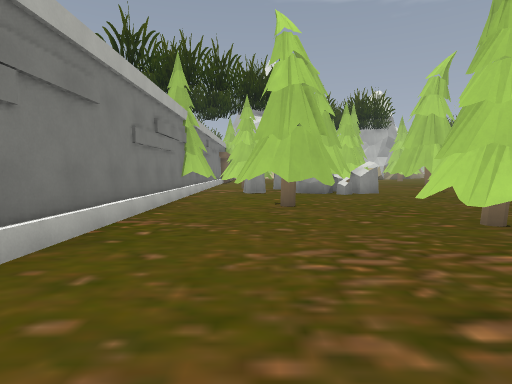
[1] (above)

24 first-person views from a walk through a Godot game level. The camera is 1.4 m above the floor, tilts 4° down and sees 80° across. The floor is counted in squares, 2 m on a side. Each view is taken from the middle of a square. On the plan, view 1 faces up. The plan holds only what a view shows up to about 10 squares ahead; the rest is blank. The place goes on beyond the plan.

[2]
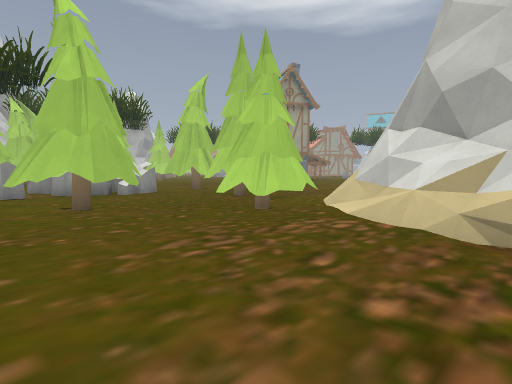

[3]
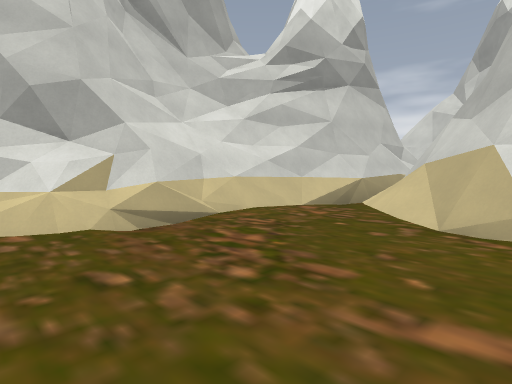

[4]
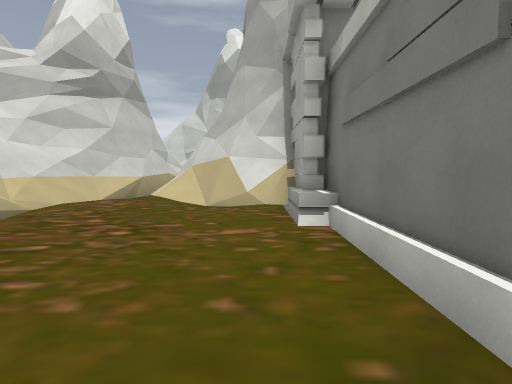

[5]
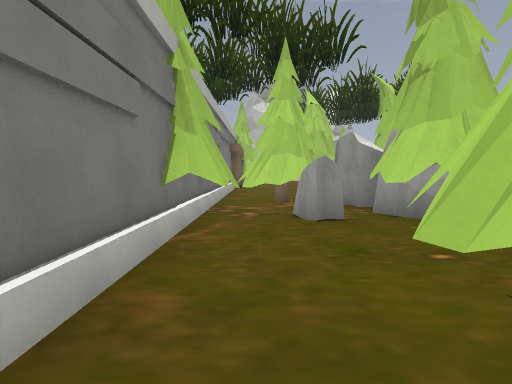

[6]
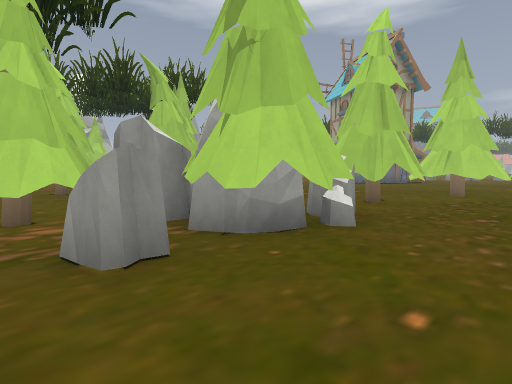

[7]
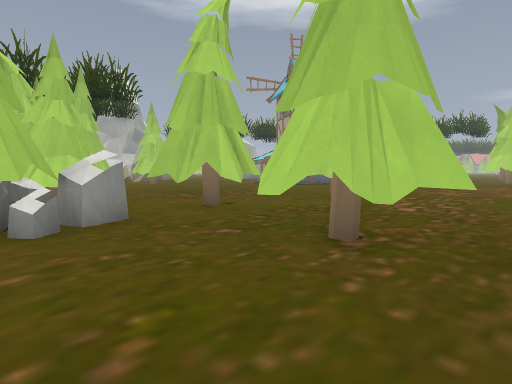

[8]
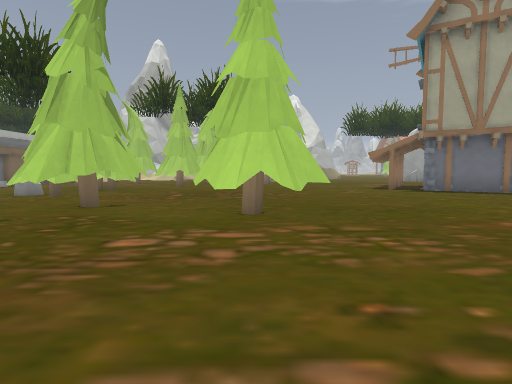

[9]
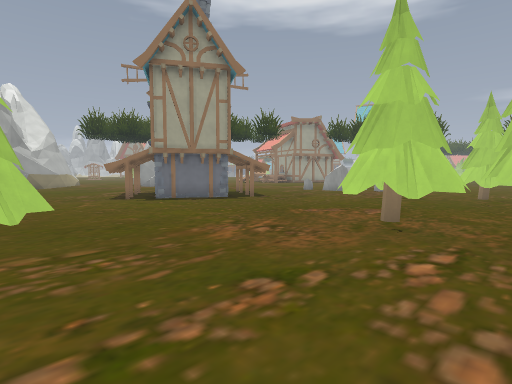

[10]
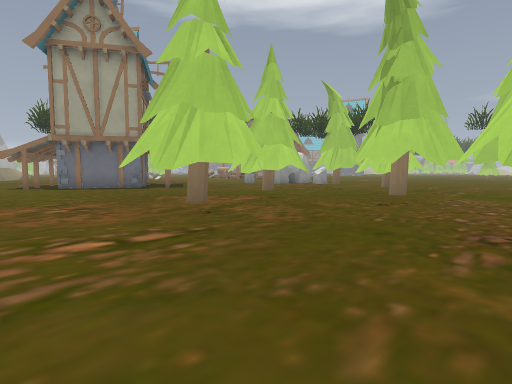

[11]
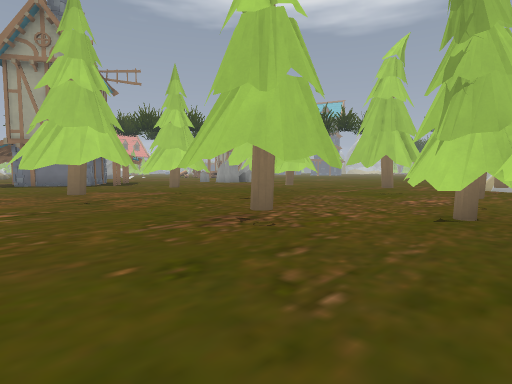

[12]
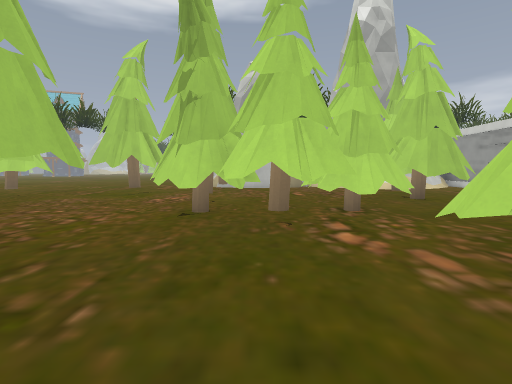

[13]
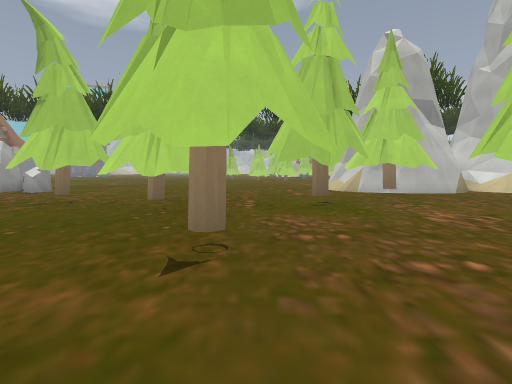

[14]
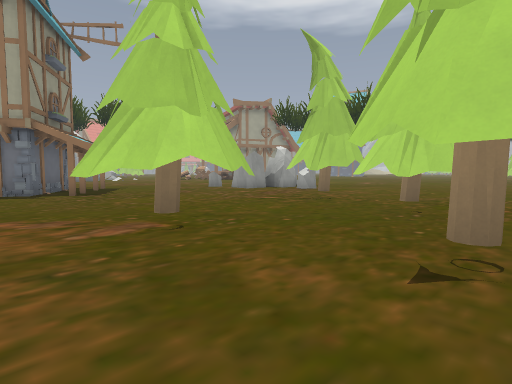

[15]
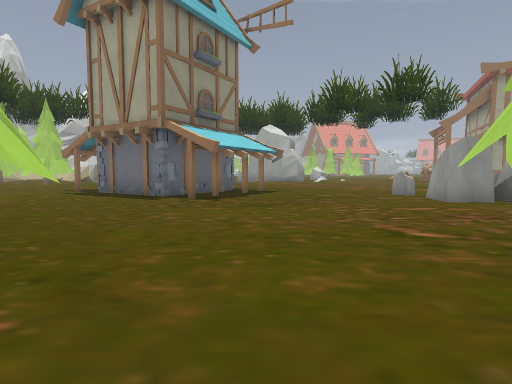

[16]
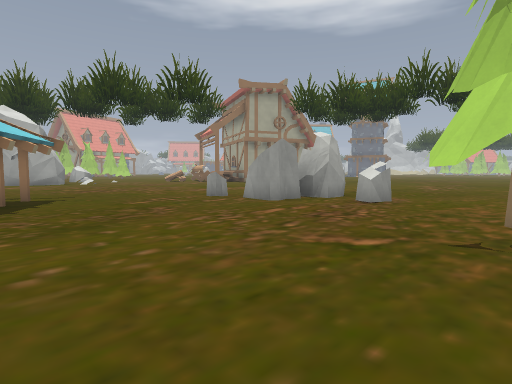

[17]
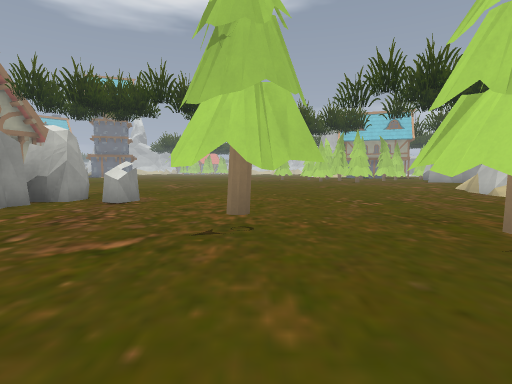

[18]
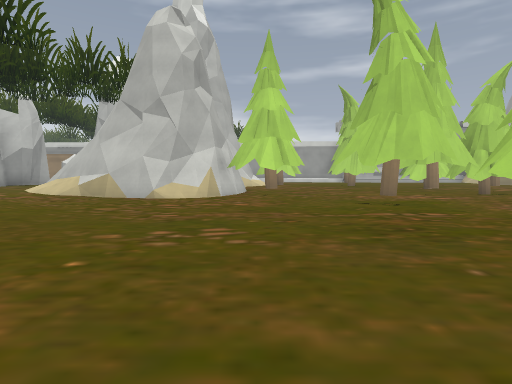

[19]
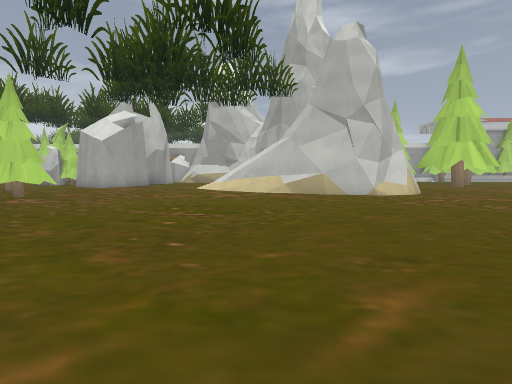

[20]
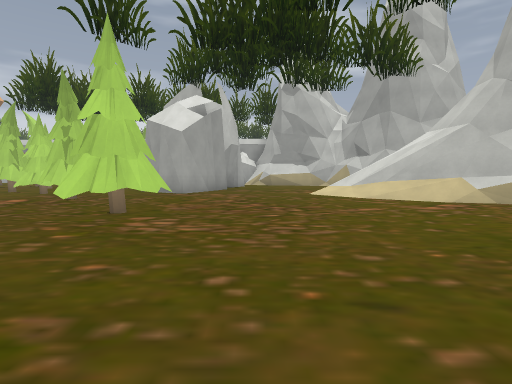

[21]
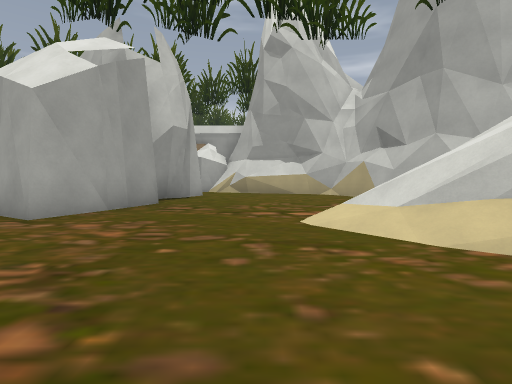

[22]
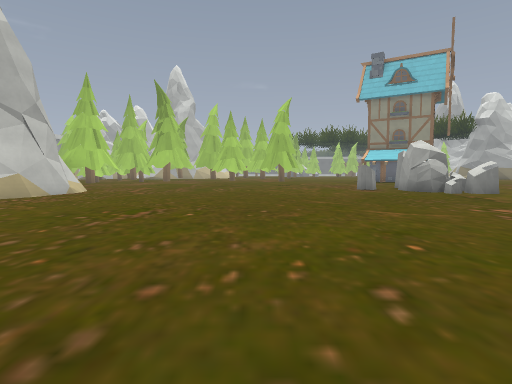

[23]
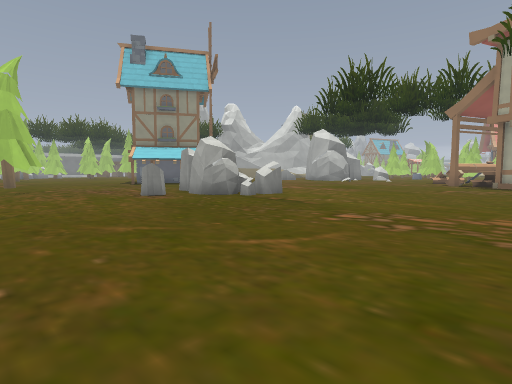

[24]
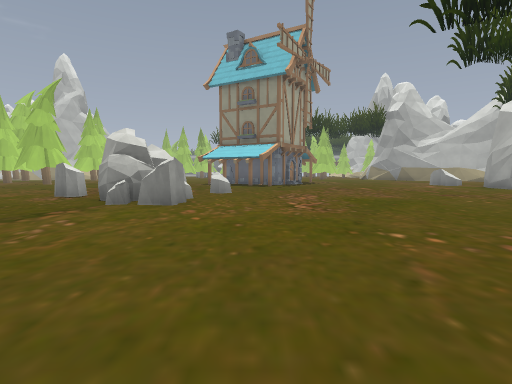

### Floor plan
Key: @ floor where view 1 was taken; # wall or solid block; x gap in a wall; . floor; / step, stairs or slope; = window, fence, low wall or low ledge; ^ raised ledge; T thing the floor can be seen under or through.
Columns run from 2 left of view 1 to 39 right of it. Each row starts with its distance up from view 1.
 22                           ...
 21                           ....
 20                           .....
 19                       ..  .......
 18                       ... ..........
 17                       ..............
 16                       #.............
 15               .. ######..............
 14        .... ......###.....#.........
 13      # .............#......###......
 12 ###  ##....................###......
 11 #.#  #.  ...................x........
 10 #.####.##..#................#........
  9 #.####.##..##........................
  8 #..........#............##............
  7 #.....## ..........TT...##.............
  6 #.##..##........T  TT...................
  5 #...............TTT....TT..............
  4 #....# ./  ......... #.TT...............
  3 #....###   / .......##x   ...............
  2 #..../#^      .........TTT...............
  1 #....#^       ...##....T. .............##.
  0 #.@..##        ...#.......######..........
 -1 #....#         .....###...#######/.......#
 -2 ###..#         ....TTT ... ##  #=#/......
 -3  ##//#          ...TTT......#   =///......
 -4   ####           #..T ......#      /...##.
 -5      #            ....T .  ./     .....#
 -6                      .TT..      #......#
 -7                       # .#      ##....##
 -8                         ..       ##...#
 -9                                   #####

Where each view was taken, in squares from view 1:
view 1: 0 up, 0 right, facing up
view 2: 0 up, 1 left, facing up-right
view 3: 2 up, 1 left, facing down-right
view 4: 4 up, 1 left, facing down
view 5: 5 up, 1 left, facing up
view 6: 7 up, 1 left, facing up-right
view 7: 5 up, 2 right, facing up-right
view 8: 4 up, 9 right, facing up
view 9: 3 up, 9 right, facing up-right
view 10: 1 up, 12 right, facing up-right
view 11: 2 down, 13 right, facing up-right
view 12: 2 down, 13 right, facing right
view 13: 3 up, 16 right, facing right
view 14: 3 up, 16 right, facing up-right
view 15: 5 up, 20 right, facing up
view 16: 7 up, 19 right, facing up-right
view 17: 7 up, 19 right, facing right
view 18: 8 up, 25 right, facing down
view 19: 9 up, 31 right, facing down
view 20: 6 up, 35 right, facing down
view 21: 1 up, 34 right, facing down
view 22: 6 up, 37 right, facing left
view 23: 6 up, 34 right, facing up-left
view 24: 15 up, 34 right, facing left
